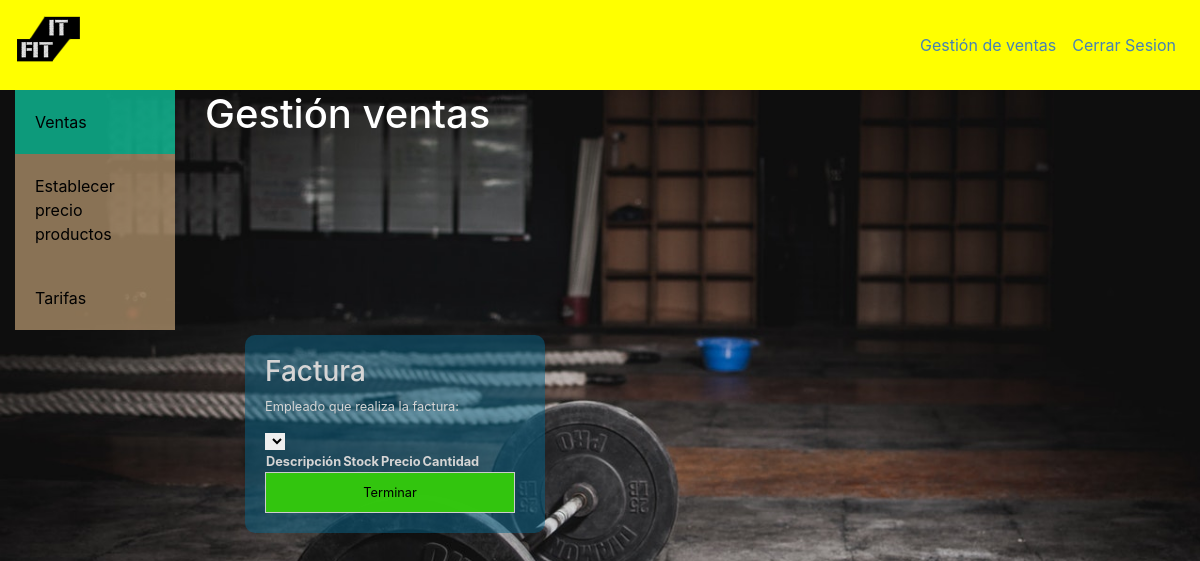
Page /Ventas/Ventas.php on the earlier database version.
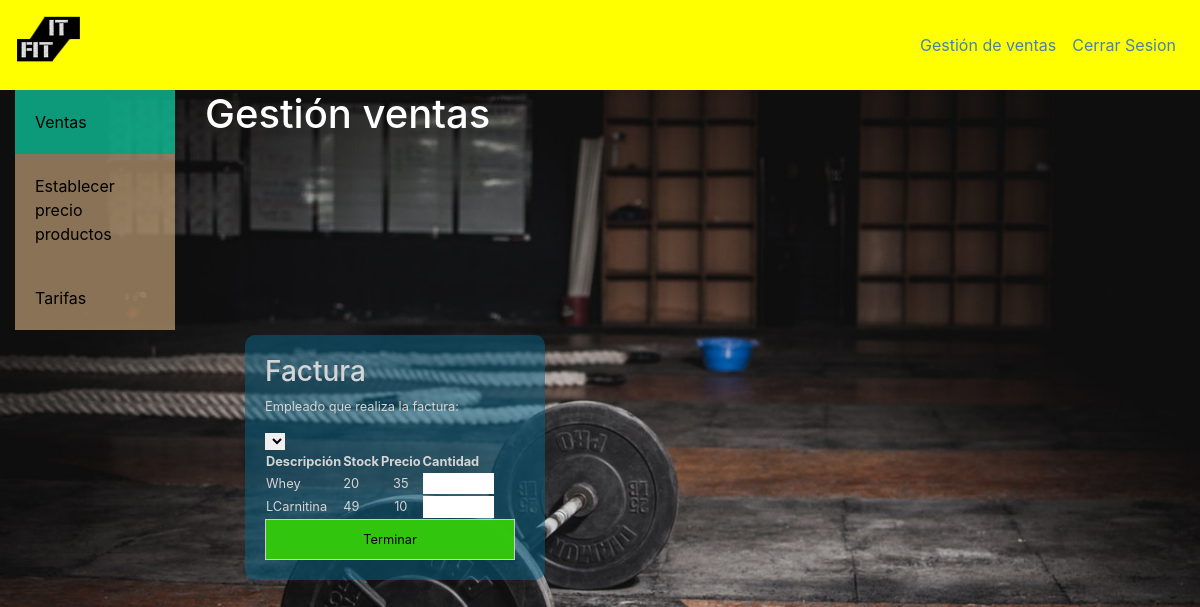
Same page on the later database version.
### tables this page shows
CREATE TABLE `productos` (
  `IdProducto` int(11) NOT NULL,
  `Descripcion` varchar(30) DEFAULT NULL,
  `Cantidad` int(11) DEFAULT NULL,
  `Precio` float DEFAULT NULL
);

### Ventas/Ventas.php (the view, shortened to what this page needs)
<!DOCTYPE html>
<html>
    <head>
        <link rel="stylesheet" type="text/css" href="../styles/estilos.css">
        <link rel="stylesheet" type="text/css" href="../styles/form.css">
        <link rel="stylesheet" href="../styles/inicio.css">
        <link rel="stylesheet" href="https://stackpath.bootstrapcdn.com/bootstrap/4.4.1/css/bootstrap.min.css">
    </head>
    <body>
        <nav class="navbar sticky-top navbar-expand-lg navbar-dark header">
            <a href="../inicio.html" class="navbar-brand mr-auto">
                <img src="../img/Logo.png" alt="ITFit" width="64" height="64"/>
            </a>
            <span class="areagestion navbar-text">
                <ul class="navbar-nav">
                    <li class="nav-link">
                        <a class ="enlace" href="#">Gestión de ventas</a>
                    </li>
                    <li class="nav-link">
                        <a class ="enlace" href="../php/logout.php">Cerrar Sesion</a>
                    </li>
                </ul>
            </span>
        </nav>
        <div class="inicio container">
            <div class="row">
                <div class="vertical-menu col-lg-2 col-sm-3">
                    <a href="./Ventas.php" class="active">Ventas</a>
                    <a href="./precios.php">Establecer precio productos</a>
                    <a href="./tarifas.php">Tarifas</a>
                </div>
                <div class="col-lg-6 col-sm-6">
                    <h1>Gestión ventas</h1>
                </div>
            </div>
        </div>
        <div class="row">
            <div class="col-lg-8 col-sm-6">
                <form action="../php/Ventas/realizarVenta.php" method="post">
                    <h3>Factura</h3>
                    <p>Empleado que realiza la factura:</p>
                    <?php
                        $db = mysqli_connect(DB_SERVER,DB_USERNAME,DB_PASSWORD,DB_DATABASE) or die ("<h5>No puedo conectarme a la BD.</h5>");
                        echo "<select name=idEmpleado>";
                        echo "</select>";
                        $consulta = "Select * from productos Order By IdProducto" ;
                        $resultado = mysqli_query( $db, $consulta ) or die ( "Algo ha ido mal en la consulta a la base de datos");
                        echo "<table borde='2'>";
                        echo "<tr>";
                        echo "<th>Descripción</th>";
                        echo "<th>Stock</th>";
                        echo "<th>Precio</th>";
                        echo "<th>Cantidad</th>";
                        echo "</tr>";
                        while($fila = mysqli_fetch_array($resultado)){
                            echo "<tr>";
                            echo "<td>" . $fila['Descripcion'] . "</td><td>" . $fila['Cantidad'] ."</td><td style=text-align:center>" . $fila['Precio'] . "</td><td><input name=" . $fila['IdProducto'] . " type=number min=0 max=".$fila['Cantidad']." size=20>"
                            . "</td>";
                            echo "</tr>";
                        }
                        echo "</table>";
                    ?>
                    <input type="submit" class="botton" value="Terminar">
                </form>
            </div>
        </div>
    </body>
</html>

Differences in the rows shown:
added productos: Descripcion "Whey", Cantidad "20", Precio "35"
added productos: Descripcion "LCarnitina", Cantidad "49", Precio "10"
